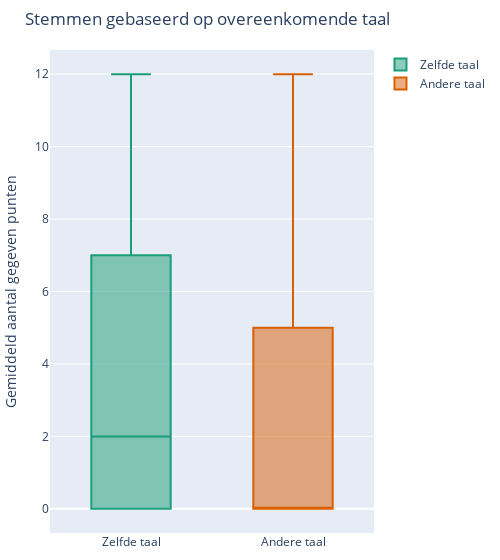

The notebook cell saved with this chart:
### Code cell
fig = go.Figure()

# waarde van de punten voor zelfde taal en niet zelfde taal ophalen
same_language_values = taal_votes_televoting_df[taal_votes_televoting_df['comlang_off']==1]['Points      ']
different_language_values = taal_votes_televoting_df[taal_votes_televoting_df['comlang_off']==0]['Points      ']

# plotten
fig.add_trace(go.Box(y=same_language_values, name='Zelfde taal', marker=dict(color=color_blind_green)))
fig.add_trace(go.Box(y=different_language_values, name='Andere taal', marker=dict(color=color_blind_red)))
fig.update_layout(title='Stemmen gebaseerd op overeenkomende taal', width=500, margin=dict(l=10, r=10, t=50, b=10), yaxis=dict(title='Gemiddeld aantal gegeven punten'))

fig.show()

### Figure 1 — Plotly figure (JSON) as saved in the notebook; plotly's stock layout.template omitted (floating-point values rounded to 4 significant figures; data arrays with more than 128 entries replaced by an {"elided": "..."} marker saying what was removed)
{"data": [{"marker": {"color": "#1b9e77"}, "name": "Zelfde taal", "type": "box", "y": {"elided": "1572 int values"}}, {"marker": {"color": "#d95f02"}, "name": "Andere taal", "type": "box", "y": {"elided": "29830 int values"}}], "layout": {"margin": {"b": 10, "l": 10, "r": 10, "t": 50}, "title": {"text": "Stemmen gebaseerd op overeenkomende taal"}, "width": 500, "yaxis": {"title": {"text": "Gemiddeld aantal gegeven punten"}}}}
